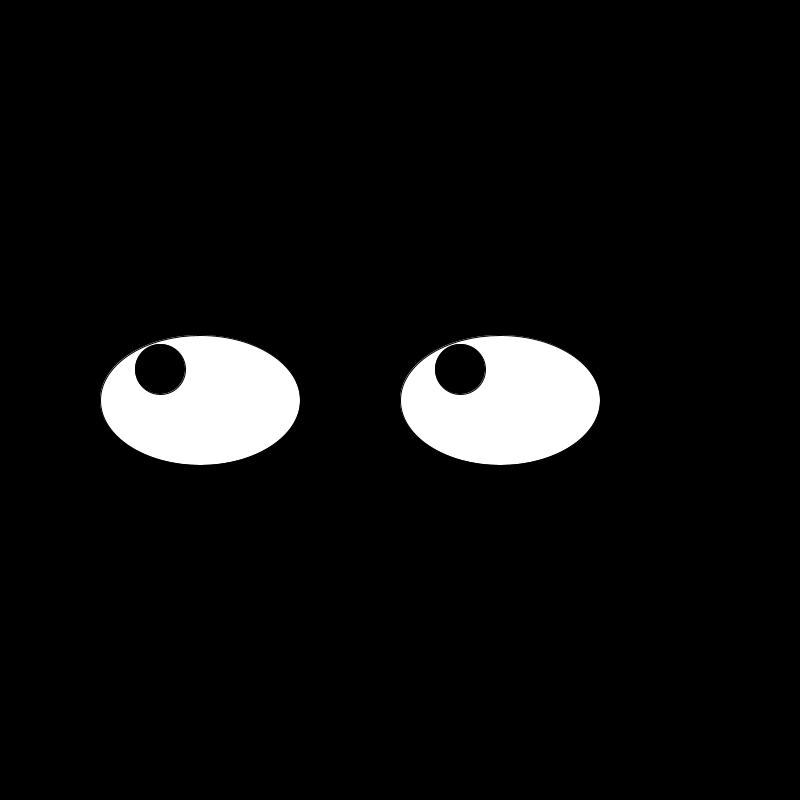
Frame 1 (no input)
Frame 60 (the mouse pressed at the canvas centre just before this capture): identical to frame 1, image omitted
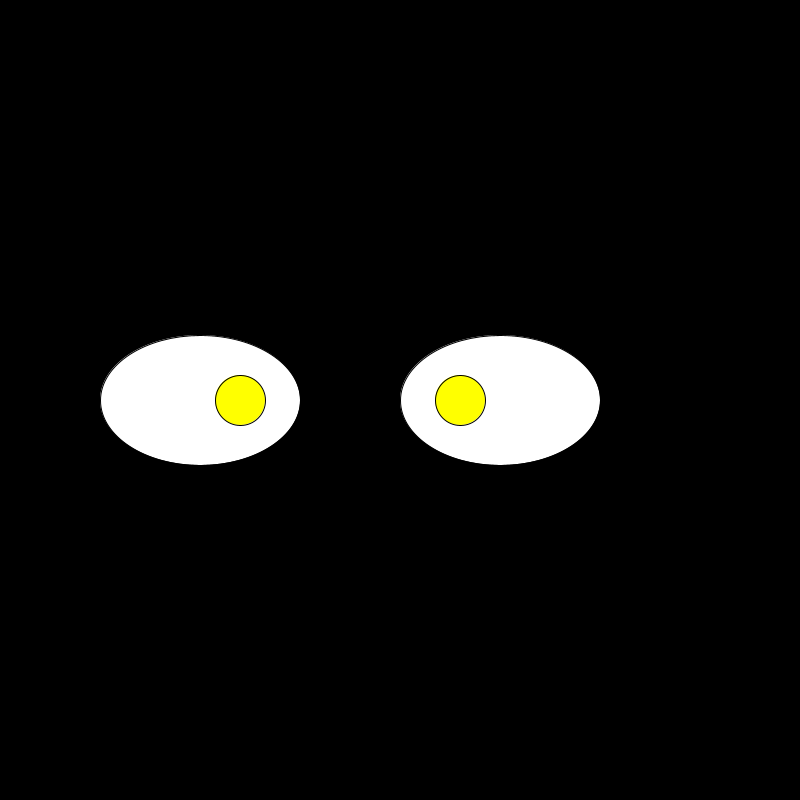
Frame 120 (the mouse held since frame 60 and released just before this capture)

The Processing sketch that drew these frames (run headless with seeded random() and noise(); from frame 60 on, the mouse is pressed at the canvas centre):

// Processing sketch: Googly_Eyes
// ── Googly_Eyes.pde
void setup(){
  size(800, 800);
}
void draw(){
  println(mouseX);
  
      background(0, 0, 0);

  int a = 200;
  int b = 400;
  int c = 500;
  int d = 400;
  int x = mouseX;
  int y = mouseY;
  int z = mouseX - mouseY;
  fill(255, 255, 255);
  ellipse(200, 400, 200, 130);
    ellipse(500, 400, 200, 130);
    a = mouseX;
          if(a < 160){
  a = 160;
}
          if(a > 240){
  a = 240;
}
    b = mouseY;
    if(b < 369){
      b = 369;
    }
        if(b > 427){
b = 427;
    }
        c = mouseX;
          if(c < 460){
  c = 460;
}
          if(c > 540){
  c = 540;
}
    d = mouseY;
    if(d < 369){
      d = 369;
    }
        if(d > 427){
d = 427;
    }
    fill(x, y, z);
      ellipse(a, b, 50, 50);
    ellipse(c, d, 50, 50);

}
